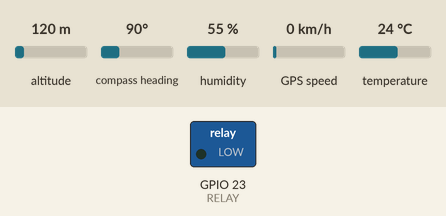
A sketch run on a simulated ESP32. On the bench: switched loads named in the sketch (green lamp = pin HIGH). Inputs (shaded band) come from the test bench; at power-on: temperature 24 °C, altitude 120 m, compass heading 90°, humidity 55 %, GPS speed 0 km/h. The GPS gets a fix after 3 s at 37.7749, -122.4194 with 8 satellites; nothing arrives over Bluetooth unless stated; pins used as bus, display or sensor lines are not drawn; what the sketch prints to the serial monitor is not drawn.

Above: at 1.2 s.
1.3 s: temperature set to 39 °C
3.2 s: temperature set to 42 °C
At 4.6 s:
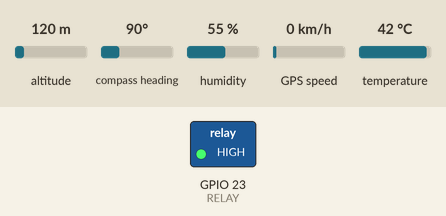
5.5 s: temperature set to 12 °C
At 7.0 s:
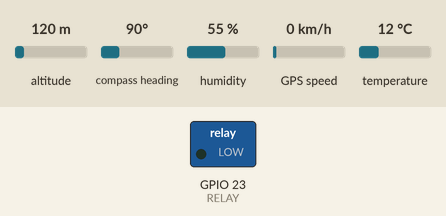
7.5 s: temperature set to 41 °C
At 8.4 s:
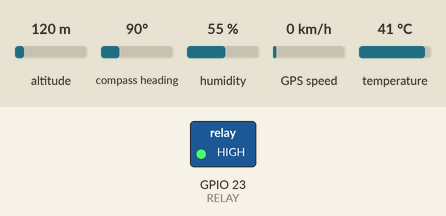
Timing chart, 0 to 10.5 s (numbered marks = the images above; inputs shaded):
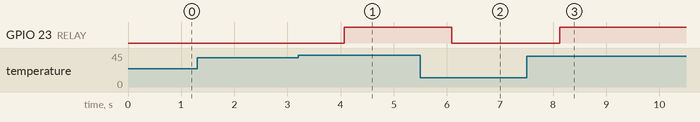

The sketch:

Urban_Canine.ino
```cpp
#include <BluetoothSerial.h>
#include <TinyGPS++.h>
#include <HardwareSerial.h>
#include "DHTesp.h"

/* ---------- Bluetooth ---------- */
BluetoothSerial SerialBT;

/* ---------- GPS ---------- */
TinyGPSPlus gps;
HardwareSerial gpsSerial(1);

/* ---------- DHT11 ---------- */
DHTesp dht;
int dhtPin = 17;

/* ---------- Ultrasonic ---------- */
#define ULTRASONIC_TRIG 5

/* ---------- Relay ---------- */
#define RELAY 23

/* ---------- Variables ---------- */
unsigned long previousMillis = 0;
unsigned long ultrasonicInterval = 3000;

float temperature;
float humidity;

void setup()
{
  Serial.begin(115200);

  SerialBT.begin("DOG_COLLAR");

  /* GPS only TX connected */
  gpsSerial.begin(9600, SERIAL_8N1, 16, -1);
  // GPS TX -> GPIO16
  // No RX pin

  dht.setup(dhtPin, DHTesp::DHT11);

  pinMode(ULTRASONIC_TRIG, OUTPUT);
  pinMode(RELAY, OUTPUT);

  digitalWrite(RELAY, LOW);
  digitalWrite(ULTRASONIC_TRIG, LOW);

  Serial.println("Dog Collar System Started");
  SerialBT.println("Dog Collar System Started");
}

void loop()
{
  /* ---------- GPS Reading ---------- */
  while (gpsSerial.available())
  {
    gps.encode(gpsSerial.read());
  }

  /* ---------- DHT11 ---------- */
  TempAndHumidity data = dht.getTempAndHumidity();

  if (dht.getStatus() == 0)
  {
    temperature = data.temperature;
    humidity = data.humidity;
  }
  else
  {
    SerialBT.println("*DHT ERROR#");
  }

  /* ---------- Temperature Alert ---------- */
  if (temperature > 40)
  {
    digitalWrite(RELAY, HIGH);
    SerialBT.println("*TEMP ALERT#");
  }
  else
  {
    digitalWrite(RELAY, LOW);
  }

  /* ---------- Ultrasonic Trigger ---------- */
  unsigned long currentMillis = millis();

  if (currentMillis - previousMillis >= ultrasonicInterval)
  {
    previousMillis = currentMillis;

    digitalWrite(ULTRASONIC_TRIG, HIGH);
    delayMicroseconds(20);
    digitalWrite(ULTRASONIC_TRIG, LOW);

    SerialBT.println("*ULTRASONIC TRIGGERED#");
  }

  /* ---------- GPS Send ---------- */
  if (gps.location.isUpdated())
  {
    SerialBT.print("*LAT:");
    SerialBT.print(gps.location.lat(), 6);
    SerialBT.print(",LON:");
    SerialBT.print(gps.location.lng(), 6);
    SerialBT.println("#");
  }

  /* ---------- Temp Send ---------- */
  SerialBT.print("*TEMP:");
  SerialBT.print(temperature);
  SerialBT.print(",HUM:");
  SerialBT.print(humidity);
  SerialBT.println("#");

  delay(2000);
}
```

Measured:
- the behaviour switches between 40 and 41 °C on temperature (found by bisection; images 0 and 1)
- after the input at 1.3 s, every drawn part: stays the same
- after the input at 3.2 s, GPIO 23 (RELAY): LOW → HIGH after 0.87 s
- after the input at 5.5 s, GPIO 23 (RELAY): HIGH → LOW after 0.60 s
- after the input at 7.5 s, GPIO 23 (RELAY): LOW → HIGH after 0.62 s
